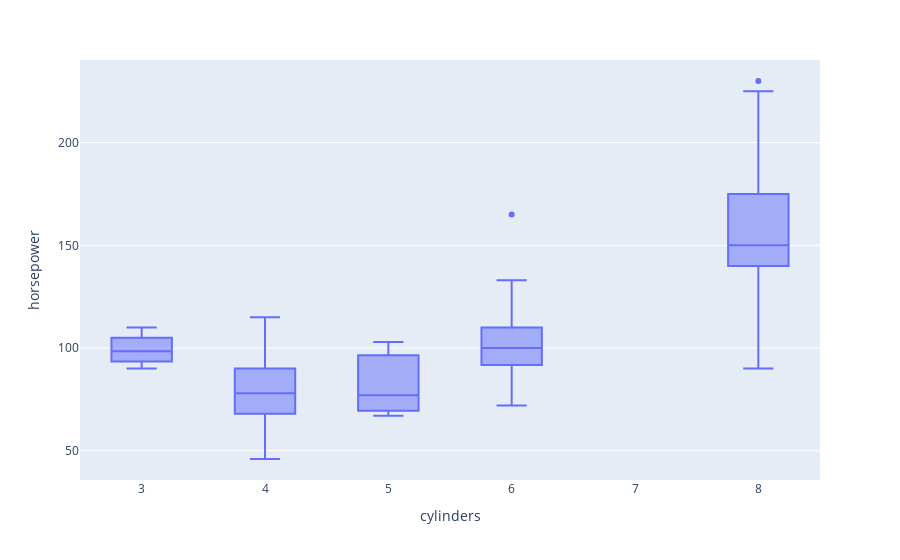

Notebook cell for this chart:
### Code cell
px.box(df,x = "cylinders", y = "horsepower")

### Figure 1 — Plotly figure (JSON) as saved in the notebook; plotly's stock layout.template omitted (floating-point values rounded to 4 significant figures; data arrays with more than 128 entries replaced by an {"elided": "..."} marker saying what was removed)
{"data": [{"alignmentgroup": "True", "hovertemplate": "cylinders=%{x}<br>horsepower=%{y}<extra></extra>", "legendgroup": "", "marker": {"color": "#636efa"}, "name": "", "notched": false, "offsetgroup": "", "orientation": "v", "showlegend": false, "type": "box", "x": {"elided": "398 int values"}, "x0": " ", "xaxis": "x", "y": {"elided": "398 float values"}, "y0": " ", "yaxis": "y"}], "layout": {"boxmode": "group", "legend": {"tracegroupgap": 0}, "margin": {"t": 60}, "xaxis": {"anchor": "y", "domain": [0, 1], "title": {"text": "cylinders"}}, "yaxis": {"anchor": "x", "domain": [0, 1], "title": {"text": "horsepower"}}}}
